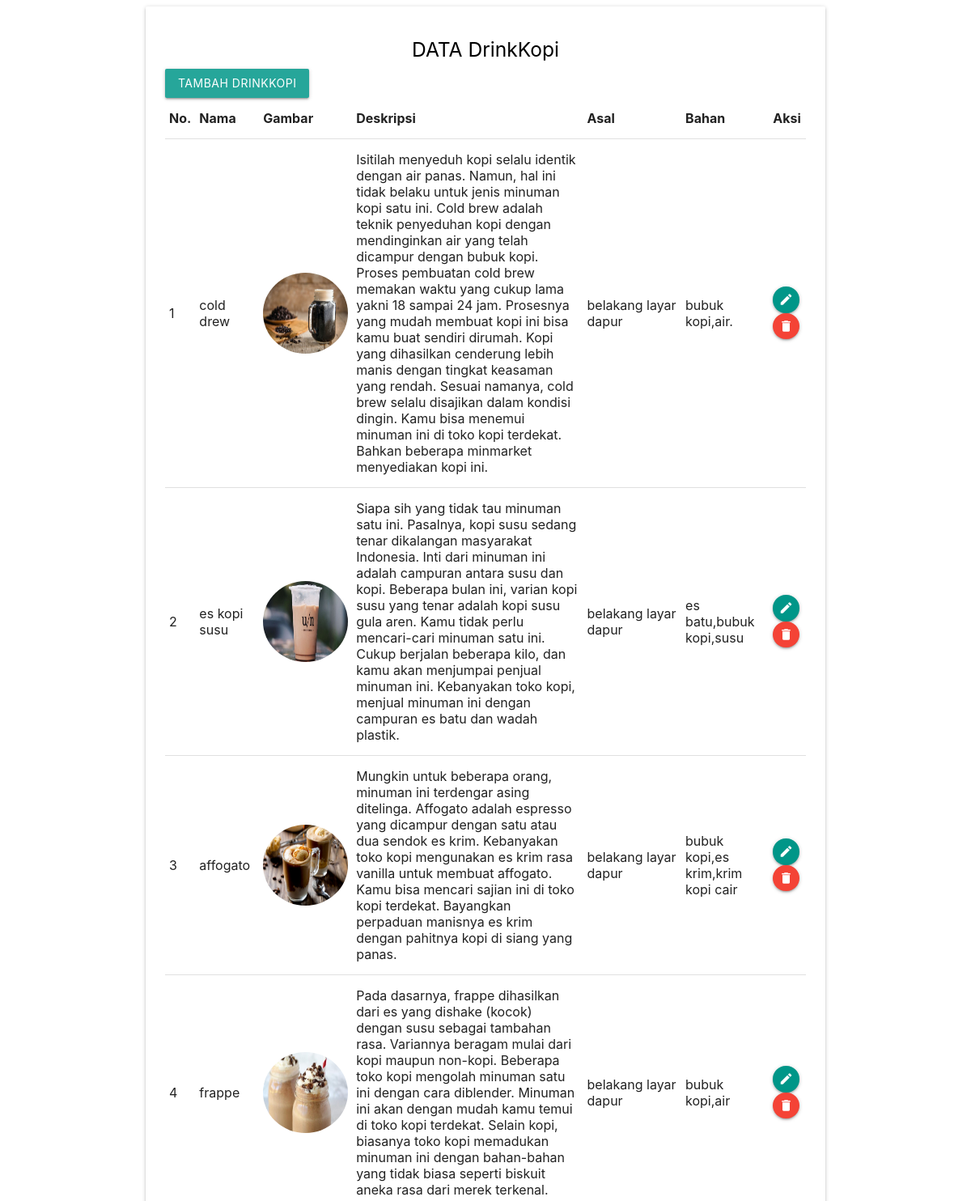
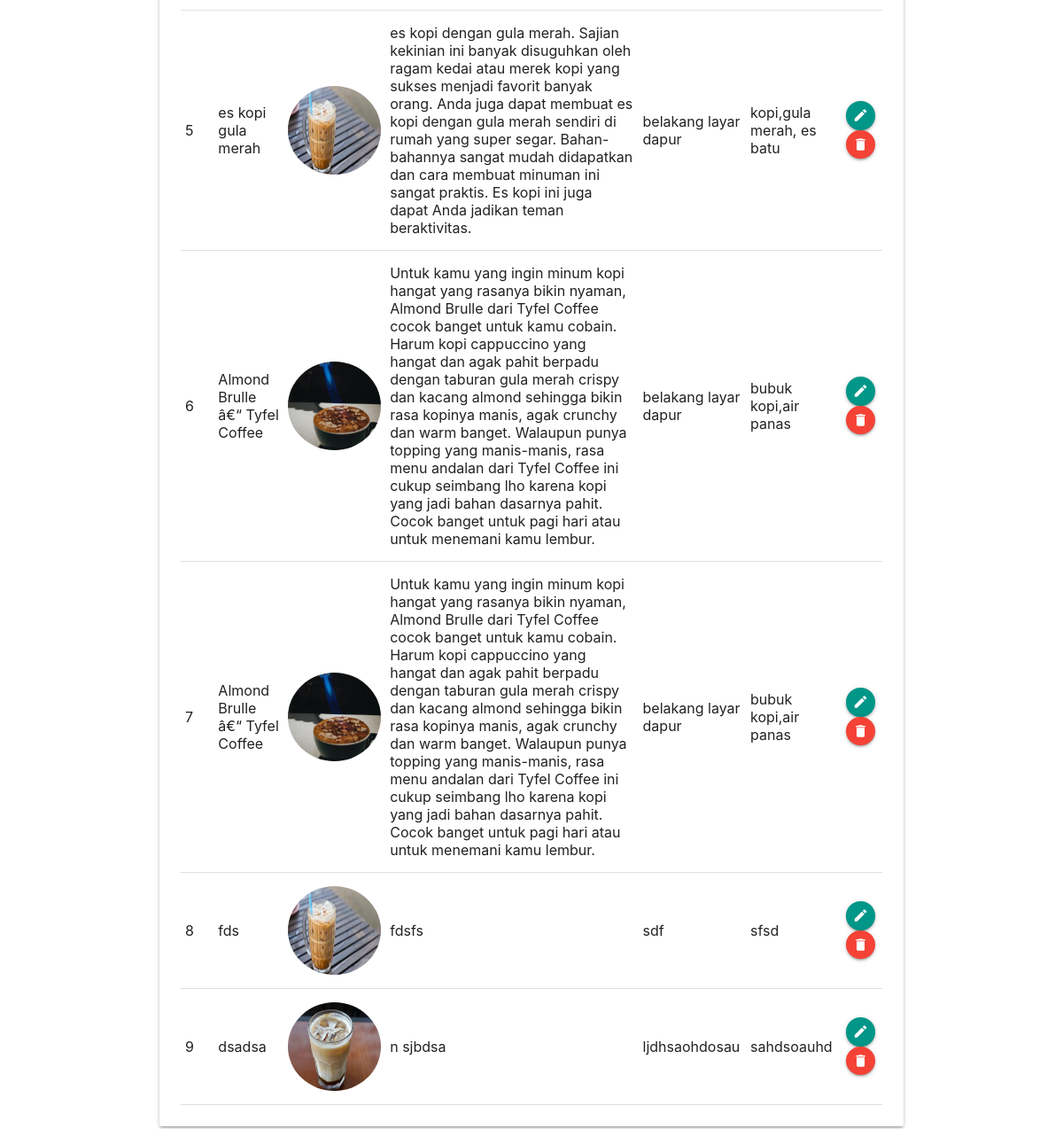
The page /admin/makanan.php on the database its author committed (2 pictures, top to bottom).
### tables this page shows
CREATE TABLE IF NOT EXISTS `makanan` (
`id_makanan` int(100) NOT NULL,
  `nama_makanan` varchar(100) NOT NULL,
  `gambar_makanan` varchar(100) NOT NULL,
  `deskripsi_makanan` varchar(1000) NOT NULL,
  `asal_makanan` varchar(500) NOT NULL,
  `bahan_makanan` varchar(500) NOT NULL
);

### admin/functions2.php (called while the page is built, shortened)
<?php
$conn = mysqli_connect("localhost","root","","kopishop");
function query($query){
	global $conn;
	$result = mysqli_query($conn,$query);
	$rows = [];
	while ($row = mysqli_fetch_assoc($result)) {
		$rows[] = $row;
	}
	return $rows;
}
?>

### admin/makanan.php (the view, shortened to what this page needs)
<?php
require 'functions2.php';
$makanan = query("SELECT * FROM makanan");
?>
<html>
	<head>
		<link rel="stylesheet" href="https://cdnjs.cloudflare.com/ajax/libs/materialize/1.0.0/css/materialize.min.css" />
  <link type="text/css" rel="stylesheet" href="css/materialize.min.css"  media="screen,projection"/>
	</head>
	<body>
		<div class="container">
			<div class="card-panel">
				<center><h5 style="color: black;">DATA DrinkKopi</h5></center>
		<a href="makananadd.php" class="waves-effect waves-light btn">Tambah DrinkKopi</a>
		<table class="responsive-table">
			<thead>
			<tr>
				<th>No.</th>
				<th>Nama</th>
				<th>Gambar</th>
				<th>Deskripsi</th>
				<th>Asal</th>
				<th>Bahan</th>
				<th>Aksi</th>
			</tr>
			</thead>
			<?php  $i = 1;?>
			<?php foreach ($makanan as $row):?>
			<tbody>
			<tr>
				<td><?=	 $i; ?></td>
				<td><?= $row ["nama_makanan"];?></td>
				<td><img src="img/<?= $row ["gambar_makanan"]; ?>" class="image"></td>
				<td><?= $row ["deskripsi_makanan"];?></td>
				<td><?= $row["asal_makanan"];?></td>
				<td><?= $row["bahan_makanan"];?></td>
				<td>
					<a href="makananedit.php?id_makanan=<?= $row ["id_makanan"]; ?>" class="btn-floating btn-small waves-effect waves-light teal"><i class="small material-icons">edit</i></a>
					<a href="makanandel.php?id_makanan=<?= $row ["id_makanan"]; ?>" onclick ="return confirm('Apakah Ingin Menghapus?');" class="btn-floating btn-small waves-effect waves-light red"><i class="small material-icons">delete</i></a>
				</td>
			</tr>
			</tbody>
			<?php $i++;?>
		<?php endforeach;?>
		</table>
	</body>
</html>

### admin/makanan.php (style rules this page uses)
.image { border-radius: 95% !important; width: 105px; height: 100px; }

### rows shown on the page
makanan: nama_makanan "cold drew", gambar_makanan (picture), deskripsi_makanan "Isitilah menyeduh kopi selalu identik dengan air panas. Namun, hal ini tidak belaku untuk jenis minuman kopi satu ini. Cold brew adalah teknik penyeduhan kopi dengan mendinginkan air yang telah dicampur dengan bubuk kopi. Proses pembuatan cold brew memakan waktu yang cukup lama yakni 18 sampai 24 jam. Prosesnya yang mudah membuat kopi ini bisa kamu buat sendiri dirumah. Kopi yang dihasilkan cenderung lebih manis dengan tingkat keasaman yang rendah. Sesuai namanya, cold brew selalu disajikan dalam kondisi dingin. Kamu bisa menemui minuman ini di toko kopi terdekat. Bahkan beberapa minmarket menyediakan kopi ini.", asal_makanan "belakang layar dapur", bahan_makanan "bubuk kopi,air."
makanan: nama_makanan "es kopi susu", gambar_makanan (picture), deskripsi_makanan "Siapa sih yang tidak tau minuman satu ini. Pasalnya, kopi susu sedang tenar dikalangan masyarakat Indonesia. Inti dari minuman ini adalah campuran antara susu dan kopi. Beberapa bulan ini, varian kopi susu yang tenar adalah kopi susu gula aren. Kamu tidak perlu mencari-cari minuman satu ini. Cukup berjalan beberapa kilo, dan kamu akan menjumpai penjual minuman ini. Kebanyakan toko kopi, menjual minuman ini dengan campuran es batu dan wadah plastik.", asal_makanan "belakang layar dapur", bahan_makanan "es batu,bubuk kopi,susu"
makanan: nama_makanan "affogato", gambar_makanan (picture), deskripsi_makanan "Mungkin untuk beberapa orang, minuman ini terdengar asing ditelinga. Affogato adalah espresso yang dicampur dengan satu atau dua sendok es krim. Kebanyakan toko kopi mengunakan es krim rasa vanilla untuk membuat affogato. Kamu bisa mencari sajian ini di toko kopi terdekat. Bayangkan perpaduan manisnya es krim dengan pahitnya kopi di siang yang panas.", asal_makanan "belakang layar dapur", bahan_makanan "bubuk kopi,es krim,krim kopi cair"
makanan: nama_makanan "frappe", gambar_makanan (picture), deskripsi_makanan "Pada dasarnya, frappe dihasilkan dari es yang dishake (kocok) dengan susu sebagai tambahan rasa. Variannya beragam mulai dari kopi maupun non-kopi. Beberapa toko kopi mengolah minuman satu ini dengan cara diblender. Minuman ini akan dengan mudah kamu temui di toko kopi terdekat. Selain kopi, biasanya toko kopi memadukan minuman ini dengan bahan-bahan yang tidak biasa seperti biskuit aneka rasa dari merek terkenal.", asal_makanan "belakang layar dapur", bahan_makanan "bubuk kopi,air"
makanan: nama_makanan "es kopi gula merah", gambar_makanan (picture), deskripsi_makanan "es kopi dengan gula merah. Sajian kekinian ini banyak disuguhkan oleh ragam kedai atau merek kopi yang sukses menjadi favorit banyak orang. Anda juga dapat membuat es kopi dengan gula merah sendiri di rumah yang super segar. Bahan-bahannya sangat mudah didapatkan dan cara membuat minuman ini sangat praktis. Es kopi ini juga dapat Anda jadikan teman beraktivitas.", asal_makanan "belakang layar dapur", bahan_makanan "kopi,gula merah, es batu"
makanan: nama_makanan "Almond Brulle â€“ Tyfel Coffee", gambar_makanan (picture), deskripsi_makanan "Untuk kamu yang ingin minum kopi hangat yang rasanya bikin nyaman, Almond Brulle dari Tyfel Coffee cocok banget untuk kamu cobain. Harum kopi cappuccino yang hangat dan agak pahit berpadu dengan taburan gula merah crispy dan kacang almond sehingga bikin rasa kopinya manis, agak crunchy dan warm banget. Walaupun punya topping yang manis-manis, rasa menu andalan dari Tyfel Coffee ini cukup seimbang lho karena kopi yang jadi bahan dasarnya pahit. Cocok banget untuk pagi hari atau untuk menemani kamu lembur.", asal_makanan "belakang layar dapur", bahan_makanan "bubuk kopi,air panas"
makanan: nama_makanan "Almond Brulle â€“ Tyfel Coffee", gambar_makanan (picture), deskripsi_makanan "Untuk kamu yang ingin minum kopi hangat yang rasanya bikin nyaman, Almond Brulle dari Tyfel Coffee cocok banget untuk kamu cobain. Harum kopi cappuccino yang hangat dan agak pahit berpadu dengan taburan gula merah crispy dan kacang almond sehingga bikin rasa kopinya manis, agak crunchy dan warm banget. Walaupun punya topping yang manis-manis, rasa menu andalan dari Tyfel Coffee ini cukup seimbang lho karena kopi yang jadi bahan dasarnya pahit. Cocok banget untuk pagi hari atau untuk menemani kamu lembur.", asal_makanan "belakang layar dapur", bahan_makanan "bubuk kopi,air panas"
makanan: nama_makanan "fds", gambar_makanan (picture), deskripsi_makanan "fdsfs", asal_makanan "sdf", bahan_makanan "sfsd"
makanan: nama_makanan "dsadsa", gambar_makanan (picture), deskripsi_makanan "n sjbdsa", asal_makanan "ljdhsaohdosau", bahan_makanan "sahdsoauhd"
